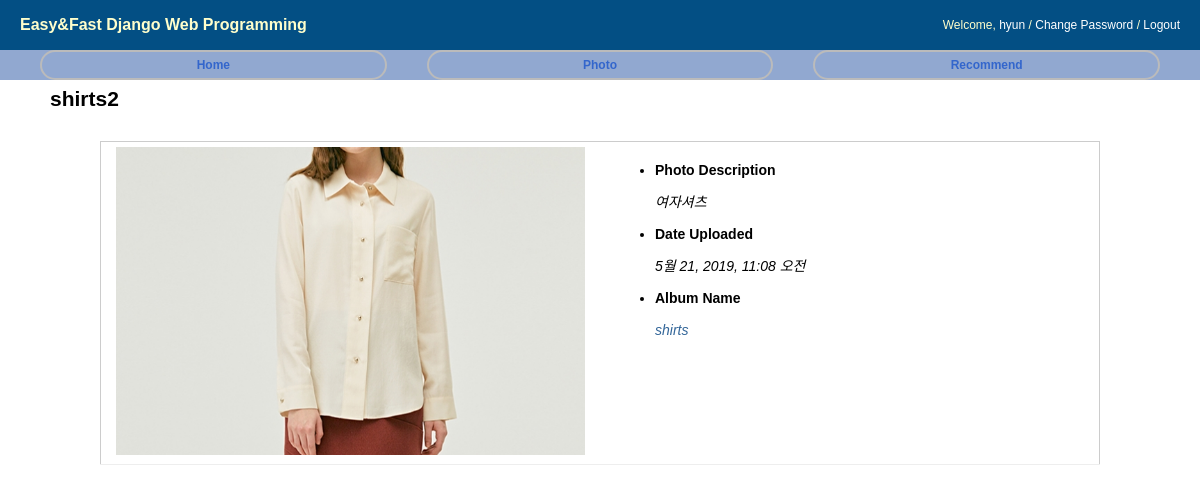
The page /photo/photo/3/ on the database its author committed.
### photo/models.py (models this page shows, shortened)
class Photo(models.Model):
    album = models.ForeignKey('Album', on_delete=models.CASCADE)
    title = models.CharField(max_length=50)
    image = ThumbnailImageField(upload_to='photo/%Y/%m')
    description = models.TextField('Photo Description', blank=True)
    upload_date = models.DateTimeField('Upload Date', auto_now_add=True)
    class Meta:
        ordering = ['title']

class Album(models.Model):
    name = models.CharField(max_length=50)
    description = models.CharField('One Line Description', max_length=100, blank=True)
    class Meta:
        ordering = ['name']

### photo/views.py (the view)
# urls.py: path('photo/<int:pk>/', PhotoDV.as_view(), name='photo_detail'),
class PhotoDV(DetailView):
    model = Photo

### photo/templates/photo/photo_detail.html (shortened to what this page needs)
{% extends "base.html" %}
{% load staticfiles %}
{% block extrastyle %}{% static "photo/photo.css" %}{% endblock %}
{% block content %}
<div id="content">
    <h2>{{ object.title }}</h2>
    <table class="photo-detail">
    <tr>
    <td>
        <a href="{{ object.image.url }}">
        <img style="max-width:100%" src="{{ object.image.url }}" />
        </a>
    </td>
    <td>
    <ul>
        <li>Photo Description</li>
        {% if object.description %}<p>{{ object.description|linebreaks }}</p>
        {% else %}<p>(blank)</p>{% endif %}
        <li>Date Uploaded</li>
        <p>{{ object.upload_date }}</p>
        <li>Album Name</li>
        <p><a href="{% url 'photo:album_detail' object.album.id %}">{{ object.album.name }}</a></p>
    </ul>
    </td>
    </tr></table>
</div>
{% endblock %}

### static/css/base.css (style rules this page uses)
body { font-family: "Lucida Grande", Verdana, Arial, sans-serif; font-size: 14px; }
div#content { position: absolute; top: 70px; left: 50px; right: 50px; }
a:link, a:visited { color: #369; text-decoration: none; }
table { border-collapse: collapse; }
td, th { line-height: 18px; border-bottom: 1px solid #eee; vertical-align: top; padding: 5px 15px; font-family: "Lucida Grande", Verdana, Arial, sans-serif; }

### photo/static/photo.css (style rules this page uses)
table.photo-detail { margin: 30px 50px 0 50px; border: 1px solid #ccc; }
table.photo-detail td { width: 50%; }
table.photo-detail ul li { font-weight: bold; }
table.photo-detail ul p { font-style: italic; }

### rows shown on the page
Photo: title "shirts2", image (picture), description "여자셔츠", upload_date "5월 21, 2019, 11:08 오전", album.name "shirts"
